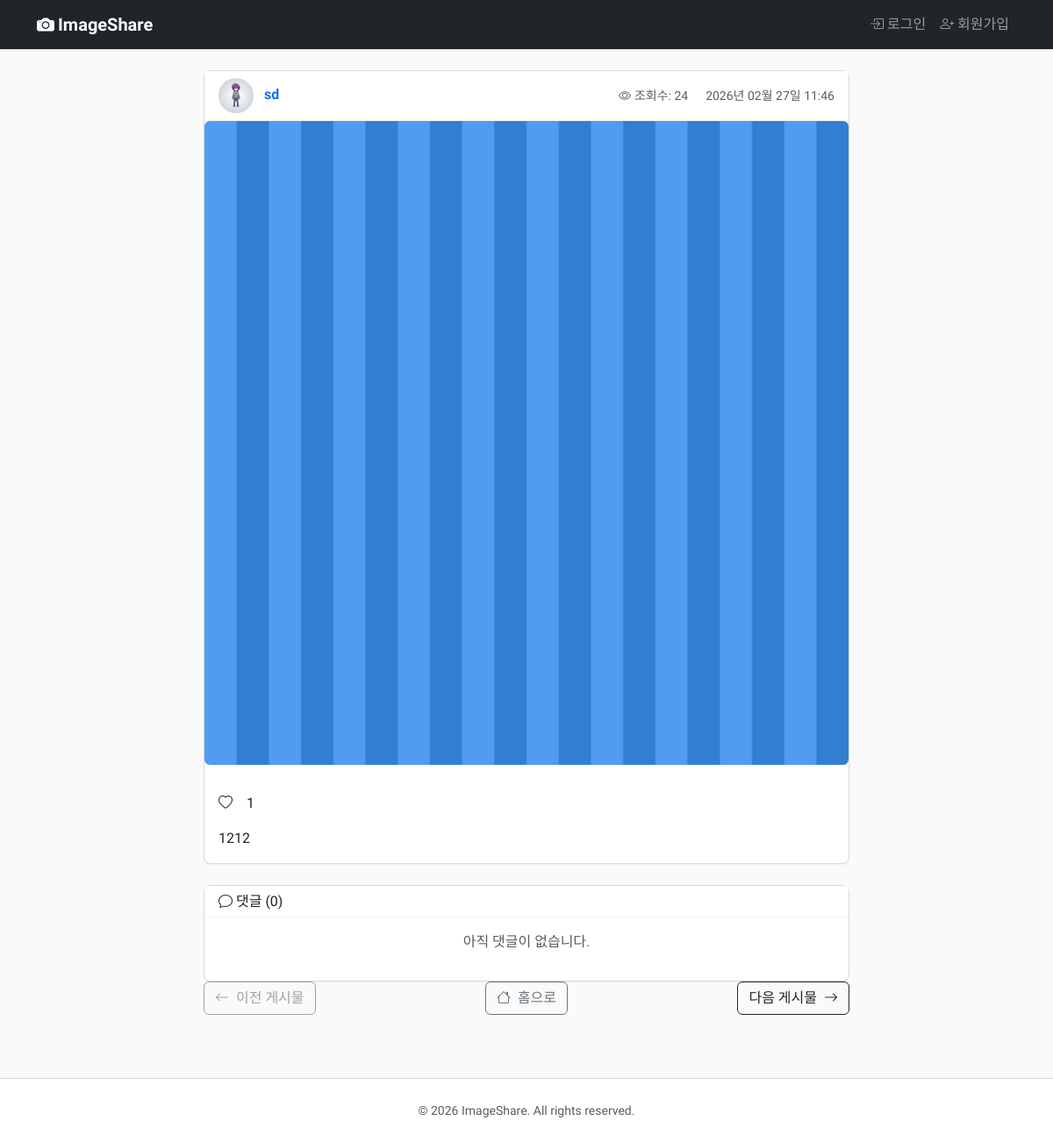
Before: /post/11/ with the older database file.
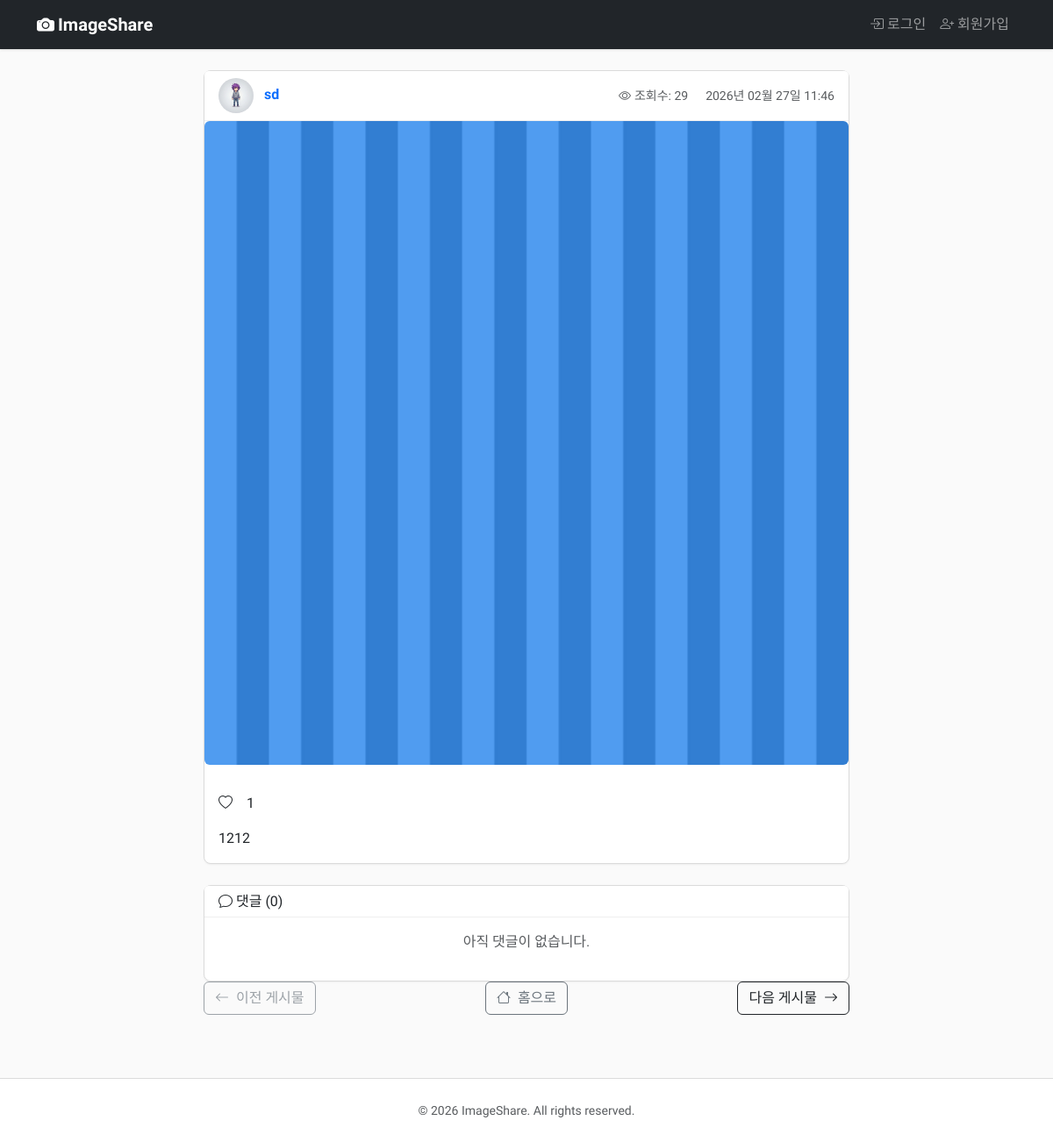
After: the same page with the newer database file.
### posts/models.py (models this page shows, shortened)
class Post(models.Model):
    user = models.ForeignKey(User, on_delete=models.CASCADE, related_name="posts")
    content = models.TextField(max_length=500, verbose_name="내용")
    image = models.ImageField(
        upload_to="post_images/", blank=True, verbose_name="이미지"
    )
    thumbnail = models.ImageField(
        upload_to="post_thumbnails/", blank=True, verbose_name="썸네일"
    )
    views = models.PositiveIntegerField(default=0, verbose_name="조회수")
    created_at = models.DateTimeField(auto_now_add=True)
    updated_at = models.DateTimeField(auto_now=True)
    class Meta:
        ordering = ["-created_at"]
        verbose_name = "게시물"
        verbose_name_plural = "게시물"

### users/models.py (models this page shows, shortened)
class Profile(models.Model):
    user = models.OneToOneField(User, on_delete=models.CASCADE)
    bio = models.TextField(max_length=500, blank=True, verbose_name='자기소개')
    profile_image = models.ImageField(default='default.jpg', upload_to='profile_pics', verbose_name='프로필 이미지')
    class Meta:
        verbose_name = '프로필'
        verbose_name_plural = '프로필'
        constraints = [
            models.CheckConstraint(
                condition=models.Q(bio__length__lte=500),
                name="profile_bio_max_length",
            ),
        ]

### posts/views.py (the view)
# urls.py: path('post/<int:pk>/', views.post_detail, name='post_detail'),
def post_detail(request, pk):
    post = get_object_or_404(Post, pk=pk)
    Post.objects.filter(pk=pk).update(views=post.views + 1)
    if request.method == 'POST' and request.user.is_authenticated:
        comment_form = CommentForm(request.POST)
        if comment_form.is_valid():
            comment = comment_form.save(commit=False)
            comment.post = post
            comment.user = request.user
            comment.save()
            messages.success(request, '댓글이 작성되었습니다.')
            return redirect('posts:post_detail', pk=pk)
    else:
        comment_form = CommentForm()
    is_liked = False
    if request.user.is_authenticated:
        is_liked = Like.objects.filter(user=request.user, post=post).exists()
    is_following = False
    if request.user.is_authenticated and request.user != post.user:
        is_following = Follow.objects.filter(follower=request.user, following=post.user).exists()
    prev_post = Post.objects.filter(
        created_at__gt=post.created_at).order_by('created_at').first()
    next_post = Post.objects.filter(
        created_at__lt=post.created_at).order_by('-created_at').first()
    context = {
        'post': post,
        'comment_form': comment_form,
        'is_liked': is_liked,
        'like_count': post.likes.count(),
        'is_following': is_following,
        'prev_post': prev_post,
        'next_post': next_post,
    }
    return render(request, 'posts/post_detail.html', context)

### posts/templates/posts/post_detail.html (shortened to what the changed rows need)
{% extends "base.html" %}
{% load crispy_forms_tags %}
{% block content %}
<div class="row justify-content-center">
    <div class="col-md-8">
        <div class="card mb-4">
            <div class="card-header">
                <div class="d-flex justify-content-between align-items-center">
                    <div>
                        <a href="{% url 'users:profile' post.user.username %}" class="text-decoration-none">
                            <img src="{{ post.user.profile.profile_image.url }}" alt="{{ post.user.username }}"
                                class="rounded-circle me-2" style="width: 40px; height: 40px; object-fit: cover;">
                            <span class="fw-bold">{{ post.user.username }}</span>
                        </a>
                    </div>
                    <div>
                        <small class="text-muted me-3"><i class="bi bi-eye me-1"></i>조회수: {{ post.views }}</small>
                        <small class="text-muted">{{ post.created_at|date:"Y년 m월 d일 H:i" }}</small>
                    </div>
                </div>
            </div>
            {% if post.image %}
            <img src="{{ post.image.url }}" alt="게시물 이미지" class="img-fluid rounded mb-3">
            {% endif %}
            <div class="card-body">
                <div class="d-flex align-items-right gap-3 mb-2">
                    {% if user.is_authenticated %}
                    <form class="like-form d-inline" data-post-id="{{ post.pk }}"
                        action="{% url 'posts:like_toggle' post.pk %}" method="POST">
                        {% csrf_token %}
                        <button type="submit" class="btn-like">
                            <i class="bi {% if is_liked %} bi-heart-fill {% else %} bi-heart {% endif %}"></i>
                        </button>
                    </form>
                    {% else %}
                    <i class="bi bi-heart"></i>
                    {% endif %}
                    <span class="like-count">{{ like_count }}</span>
                </div>
                <p class="card-text mt-3">{{ post.content }}</p>
            </div>
        </div>
        <div class="card mt-3">
            <div class="card-header">
                <h6 class="mb-0"><i class="bi bi-chat"></i> 댓글 ({{ post.comments.count }})</h6>
            </div>
        </div>
    </div>
</div>
{% endblock %}

Changed rows visible on the page:
changed Post "sd": views "24" → "29"
